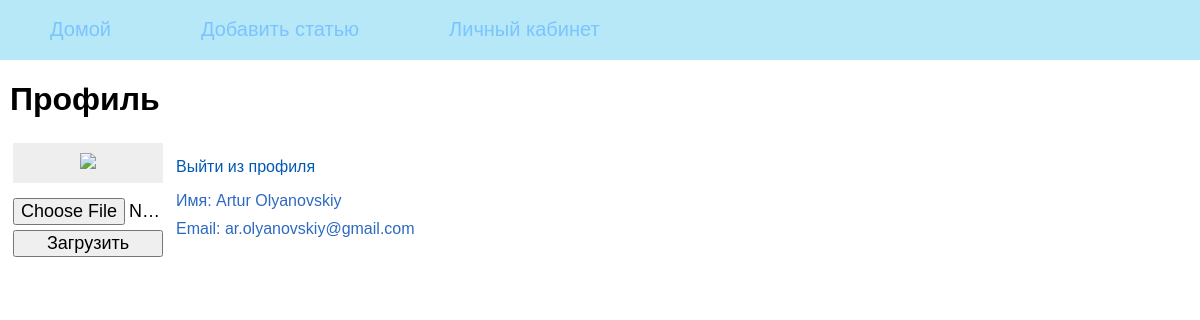
Screenshot of /profile (signed in) with the database file from the repository.
### tables this page shows
CREATE TABLE mainmenu (
id integer primary key autoincrement,
title text not null,
url text not null
);

CREATE TABLE "users" (
	"id"	integer,
	"name"	text NOT NULL,
	"email"	text NOT NULL,
	"psw"	text NOT NULL,
	"avatar"	BLOB DEFAULT NULL,
	"time"	integer NOT NULL,
	PRIMARY KEY("id" AUTOINCREMENT)
);

### main.py (the view)
@app.route('/profile')
@login_required
def profile():
    return render_template("profile.html", menu=dbase.getMenu(), title="Профиль")

### FDataBase.py (called while the page is built)
    def getMenu(self):
        sql = '''SELECT * FROM mainmenu'''
        try:
            self.__cur.execute(sql)
            res = self.__cur.fetchall()
            if res: return res
        except:
            print("Ошибка чтения из БД")
        return []

    def getUser(self, user_id):
        try:
            self.__cur.execute(f"SELECT * FROM users WHERE id = {user_id} LIMIT 1")
            res = self.__cur.fetchone()
            if not res:
                print("Пользователь не найден")
                return False
            return res
        except sqlite3.Error as e:
            print("Ошибка получения данных из БД "+str(e))
        return False

### UserLogin.py (called while the page is built)
    def fromDB(self, user_id, db):
        self.__user = db.getUser(user_id)
        return self

    def getName(self):
        return self.__user['name'] if self.__user else "Без имени"

    def getEmail(self):
        return self.__user['email'] if self.__user else "Без email"

### main.py (called while the page is built)
@login_manager.user_loader
def load_user(user_id):
    print("load_user")
    return UserLogin().fromDB(user_id, dbase)

def connect_db():
    conn = sqlite3.connect(app.config['DATABASE'])
    conn.row_factory = sqlite3.Row
    return conn

def get_db():
    if not hasattr(g, 'link_db'):
        g.link_db = connect_db()
    return g.link_db

@app.before_request
def before_request():
    global dbase
    db = get_db()
    dbase = FDataBase(db)

### templates/profile.html (shortened to what this page needs)
 {% extends 'base.html' %}
{% block content %}
{{ super() }}
<table border="0" class="profile-table">
	<tr><td valign="top">
		<div class="profile-ava"><img src="{{ url_for('userava') }}"></div>
		<div class="profile-load">
		<form action="{{url_for('upload')}}" method="POST" enctype="multipart/form-data">
			<p><input type="file" name="file">
			<p><input type="submit" value="Загрузить">
		</form>
		</div>
	</td>
	<td valign="top" class="profile-panel">
		<p><a href="{{url_for('logout')}}">Выйти из профиля</a>
		<ul class="profile-info">
		<li>Имя: {{ current_user.getName() }}</li>
		<li>Email: {{ current_user.getEmail() }}</li>
		</ul>
	</td></tr>
</table>
{% endblock %}

### templates/base.html (shortened to what this page needs)
<!DOCTYPE html>
<html>
<head>
<link type="text/css" href="{{ url_for('static', filename='css/styles.css')}}" rel="stylesheet" />
</head>
<body>
{% block content -%}
	{%- block mainmenu -%}
<ul class="mainmenu">
{% for p in menu %}
<li><a href="{{p.url}}">{{p.title}}</a></li>
{% endfor %}
</ul>
	{% endblock mainmenu -%}
<div class="content">
	{% if title -%}
<h1>{{title}}</h1>
	{% else -%}
<div class="tiu_logo"><img src="{{ url_for('static', filename='images/tiu_logo.png') }}"></div>
<p><h1>&nbsp;TIUlab</h1></p>
<p>полезные статьи для студентов и преподавателей.</p>
	{% endif -%}
{% endblock -%}
</div>
</body>
</html>

### static/css/styles.css (style rules this page uses)
html, body { font-family: 'Arial'; margin: 0; padding: 0; height: 100%; width: 100%; }
a { color: #0059b2; text-decoration: none; }
ul.mainmenu { list-style: none; background: #b6e8f7; height: 60px; margin: 0; padding: 0; color: #96cee4; font-size: 20px; overflow: hidden; }
ul.mainmenu li { float: left; margin: 18px 40px 0 50px; }
ul.mainmenu li a { color: #7bc4ff; text-decoration: none; }
div.content { margin: 10px; }
.profile-ava { width: 130px; text-align: center; overflow: hidden; background: #eee; padding: 10px; }
.profile-ava img { max-width: 150px; height: auto; }
.profile-load { margin-top: 10px; overflow: hidden; max-width: 150px; }
.profile-load input[type=submit], input[type=file] { width: 100%; font-size: 18px; }
.profile-load p { padding: 0; margin: 5px 0 0 0; }
.profile-panel { padding: 0 0 0 10px; }
ul.profile-info { list-style: none; margin: 10px 0 0 0; padding: 0; color: #2e69c0; }
ul.profile-info li { margin-top: 10px; }

### rows the page displays
mainmenu: title "Домой"
mainmenu: title "Добавить статью"
mainmenu: title "Личный кабинет"
users: getName "Artur Olyanovskiy", getEmail "ar.olyanovskiy@gmail.com"

### other values shown
{{ title }} "Профиль"
